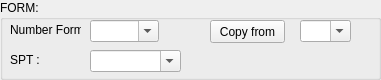
   <widget class="QGroupBox" name="groupBox_1">
    <property name="geometry">
     <rect>
      <x>10</x>
      <y>0</y>
      <width>381</width>
      <height>80</height>
     </rect>
    </property>
    <property name="title">
     <string>FORM:</string>
    </property>
    <widget class="QLabel" name="label_2">
     <property name="geometry">
      <rect>
       <x>10</x>
       <y>50</y>
       <width>71</width>
       <height>20</height>
      </rect>
     </property>
     <property name="text">
      <string>SPT :</string>
     </property>
    </widget>
    <widget class="QLabel" name="label">
     <property name="geometry">
      <rect>
       <x>10</x>
       <y>20</y>
       <width>71</width>
       <height>20</height>
      </rect>
     </property>
     <property name="text">
      <string>Number Form :</string>
     </property>
    </widget>
    <widget class="QComboBox" name="Number_Form_CB">
     <property name="geometry">
      <rect>
       <x>90</x>
       <y>20</y>
       <width>69</width>
       <height>22</height>
      </rect>
     </property>
     <property name="editable">
      <bool>true</bool>
     </property>
    </widget>
    <widget class="QComboBox" name="SPT_CB">
     <property name="geometry">
      <rect>
       <x>90</x>
       <y>50</y>
       <width>91</width>
       <height>22</height>
      </rect>
     </property>
     <property name="editable">
      <bool>true</bool>
     </property>
    </widget>
    <widget class="QComboBox" name="Copy_CB">
     <property name="geometry">
      <rect>
       <x>300</x>
       <y>20</y>
       <width>51</width>
       <height>22</height>
      </rect>
     </property>
     <property name="editable">
      <bool>true</bool>
     </property>
    </widget>
    <widget class="QPushButton" name="Copy_PB">
     <property name="geometry">
      <rect>
       <x>210</x>
       <y>20</y>
       <width>75</width>
       <height>23</height>
      </rect>
     </property>
     <property name="text">
      <string>Copy from</string>
     </property>
    </widget>
   </widget>
